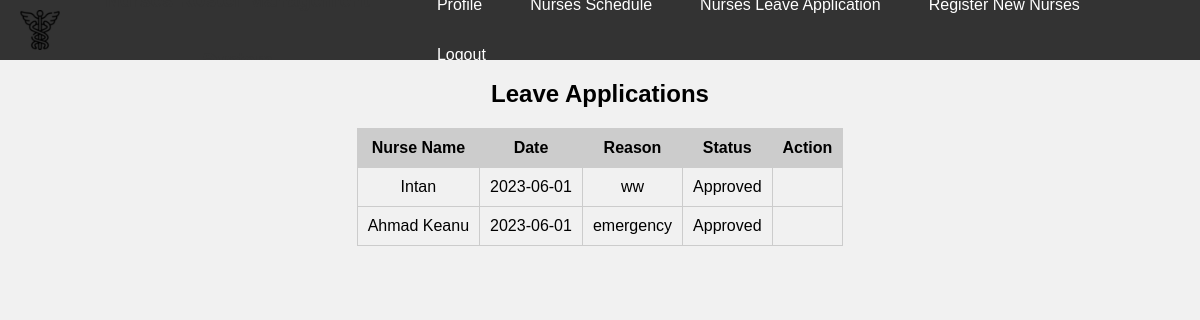
The page /viewNursesApplyLeave.php (signed in) on the database its author committed.
### tables this page shows
CREATE TABLE `leaveapplication` (
  `leaveID` int(11) NOT NULL,
  `nursesID` int(11) DEFAULT NULL,
  `jobID` int(20) NOT NULL,
  `dateLeave` date DEFAULT NULL,
  `reason` varchar(255) DEFAULT NULL,
  `status` varchar(50) DEFAULT NULL
);

CREATE TABLE `nurses` (
  `nursesID` int(20) NOT NULL,
  `nursesName` varchar(50) NOT NULL,
  `nursesPhoneNo` varchar(20) NOT NULL,
  `nursesEmail` varchar(50) NOT NULL,
  `nursesPassword` varchar(50) NOT NULL,
  `user_type` varchar(20) NOT NULL,
  `jobID` int(20) NOT NULL
);

### viewNursesApplyLeave.php (the view, shortened to what this page needs)
<?php
include_once 'connection.php';
$query = "SELECT la.leaveID, la.nursesID, n.nursesName, la.dateLeave, la.reason, la.status, n.jobID
          FROM leaveapplication la
          INNER JOIN nurses n ON la.nursesID = n.nursesID";
$result = mysqli_query($conn, $query);
if ($result) {
    $leaveApplications = mysqli_fetch_all($result, MYSQLI_ASSOC);
} else {
    $error_message = "Failed to retrieve leave applications.";
}
?>
<!DOCTYPE html>
<html>
<head>
</head>
<body>
    <div class="navbar">
        <a href="#" class="navbar-logo">
            <img src="nurseslogo.png" alt="Logo">
            <h1 class="navbar-title">Nurses Roster Management System</h1>
        </a>
        <ul>
            <li><a class="active" href="chiefMain.php">Profile</a></li>
            <li><a href="viewScheduleNurseAll.php">Nurses Schedule</a></li>
            <li><a href="viewNursesApplyLeave.php">Nurses Leave Application</a></li>
            <li><a href="addNewNurses.php">Register New Nurses</a></li>
            <li><a class="logout" href="logout.php">Logout</a></li>
        </ul>
    </div>
    <div style="height: 60px;"></div>
    <h2>Leave Applications</h2>
    <?php if (isset($error_message)) : ?>
        <p class="error-message">Error: <?php echo $error_message; ?></p>
    <?php else : ?>
        <?php if (count($leaveApplications) > 0) : ?>
            <table>
                <tr>
                    <th>Nurse Name</th>
                    <th>Date</th>
                    <th>Reason</th>
                    <th>Status</th>
                    <th>Action</th>
                </tr>
                <?php foreach ($leaveApplications as $leaveApplication) : ?>
                    <tr>
                        <td><?php echo $leaveApplication['nursesName']; ?></td>
                        <td><?php echo $leaveApplication['dateLeave']; ?></td>
                        <td><?php echo $leaveApplication['reason']; ?></td>
                        <td><?php echo $leaveApplication['status']; ?></td>
                        <td>
                        </td>
                    </tr>
                <?php endforeach; ?>
            </table>
        <?php else : ?>
            <p>No leave applications found.</p>
        <?php endif; ?>
    <?php endif; ?>
</body>
</html>

### viewNursesApplyLeave.php (style rules this page uses)
body { background-color: #f1f1f1; font-family: Arial, sans-serif; text-align: center; margin: 0; padding: 0; }
h1 { color: #333; }
table { margin: 10px auto; border-collapse: collapse; }
th { background-color: #ccc; }
th, td { padding: 10px; border: 1px solid #ccc; }
.navbar { background-color: #333; overflow: hidden; position: fixed; top: 0; left: 0; right: 0; height: 60px; z-index: 100; display: flex; align-items: center; justify-content: space-between; padding: 0 20px; }
.navbar-logo { display: flex; align-items: center; color: white; text-decoration: none; }
.navbar-logo img { width: 40px; height: 40px; margin-right: 10px; }
.navbar-title { font-weight: bold; font-size: 20px; line-height: 60px; margin: 0; padding: 0; }
.navbar ul { list-style-type: none; margin: 0; padding: 0; }
.navbar li { float: left; margin-left: 16px; }
.navbar li a { display: block; color: white; text-align: center; padding: 16px; text-decoration: none; }
.logout { color: red; }

### rows shown on the page
leaveapplication: nursesID.nursesName "Intan", dateLeave "2023-06-01", reason "ww", status "Approved"
leaveapplication: nursesID.nursesName "Ahmad Keanu", dateLeave "2023-06-01", reason "emergency", status "Approved"
